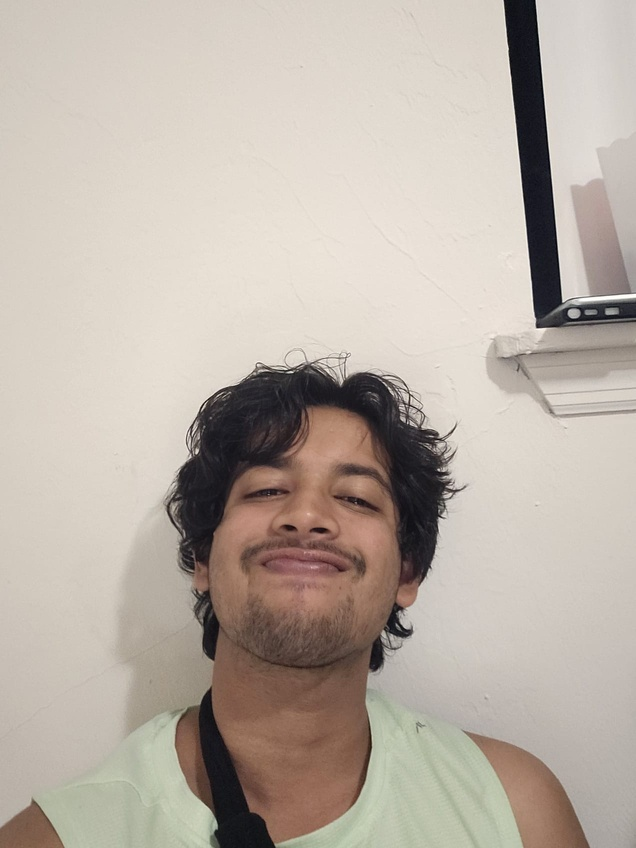
#> input picture Computer_vision/img2.jpeg, 636 x 848 px, shrunk from 1272 x 1696 before the run
$ python 3rd.py
#> lines starting #> are read from the running program, lines starting #| are printed output that depends on the picture
import cv2
import numpy as np
import matplotlib.pyplot as plt

# Load your images A and B (replace 'image_A.jpg' and 'image_B.jpg' with your image file paths)
image_A = cv2.imread('img2.jpeg', cv2.IMREAD_GRAYSCALE)
#> image_A: shape (848, 636); min 0, max 255, mean 178.2
image_B = cv2.imread('img3.jpeg', cv2.IMREAD_GRAYSCALE)
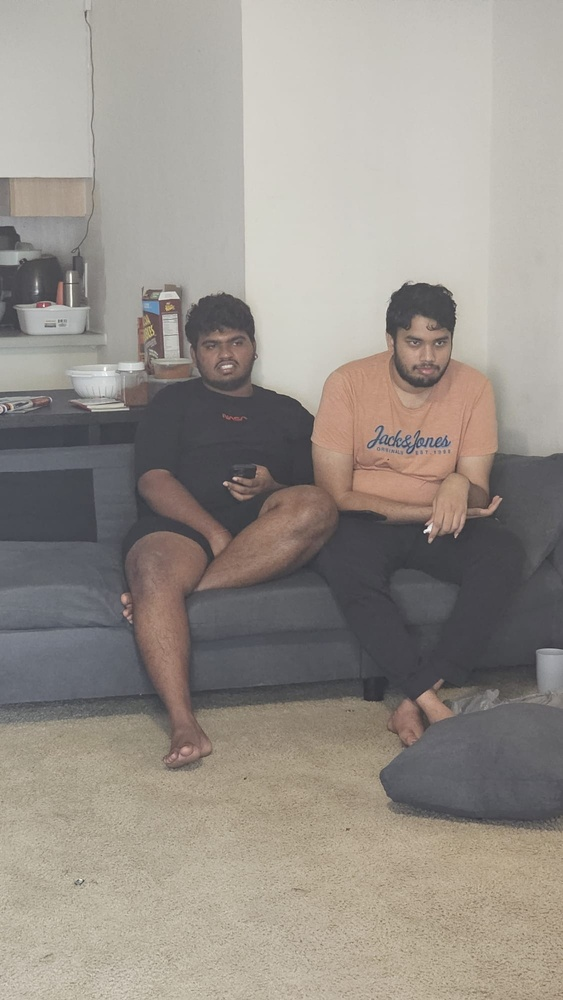
#> input picture Computer_vision/img3.jpeg, 563 x 1000 px, shrunk from 1126 x 2000 before the run
#> image_B: shape (1000, 563); min 43, max 255, mean 146.2

# Compute the Fourier Transform of images A and B
ft_A = np.fft.fft2(image_A)
ft_B = np.fft.fft2(image_B)

# Calculate the magnitude and phase of the Fourier Transform
magnitude_A = np.abs(ft_A)
phase_A = np.angle(ft_A)
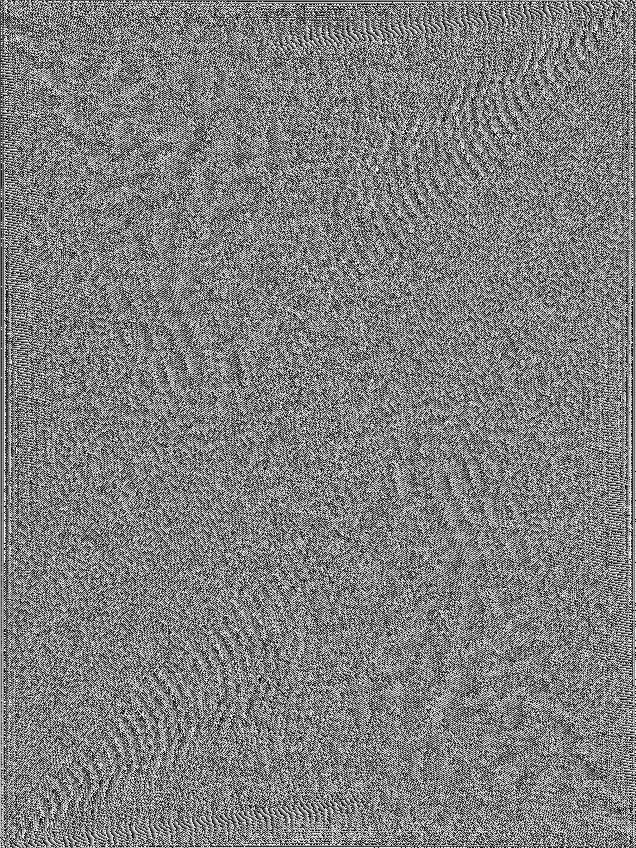
#> phase_A: shape (848, 636) float64; min -3.14, max 3.14, mean 5.83e-06; drawn with min black and max white
magnitude_B = np.abs(ft_B)
phase_B = np.angle(ft_B)
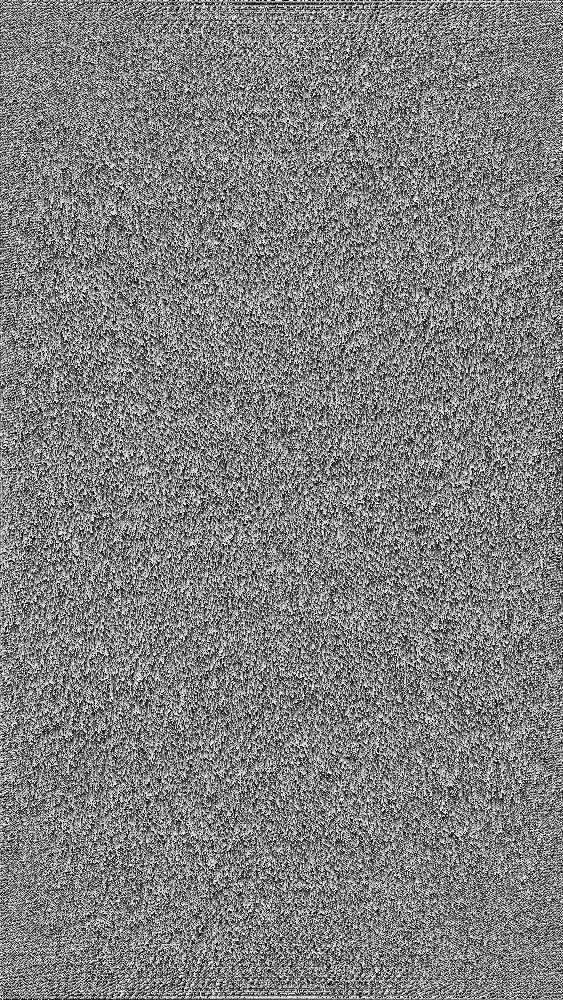
#> phase_B: shape (1000, 563) float64; min -3.14, max 3.14, mean -2.54e-17; drawn with min black and max white

# Scale up phase images to visualize content
scaled_phase_A = (phase_A - phase_A.min()) / (phase_A.max() - phase_A.min()) * 255
scaled_phase_B = (phase_B - phase_B.min()) / (phase_B.max() - phase_B.min()) * 255

# Create magnitude-only and phase-only reconstructions
magnitude_only_A = np.fft.ifft2(magnitude_A * np.exp(1j * np.zeros_like(phase_A))).real
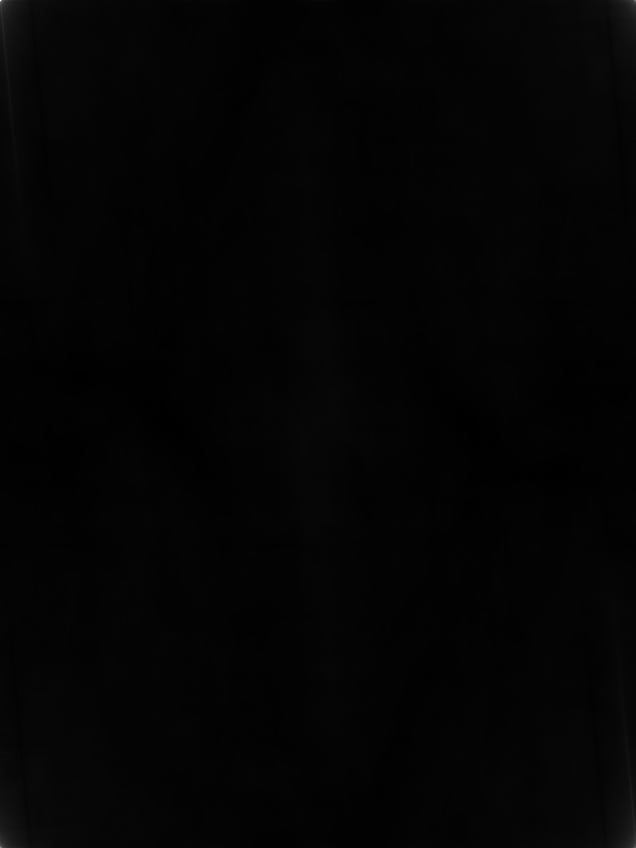
#> magnitude_only_A: shape (848, 636) float64; min 84.71, max 5685.6, mean 178.2; drawn with min black and max white
phase_only_A = np.fft.ifft2(np.ones_like(magnitude_A) * np.exp(1j * scaled_phase_A)).real
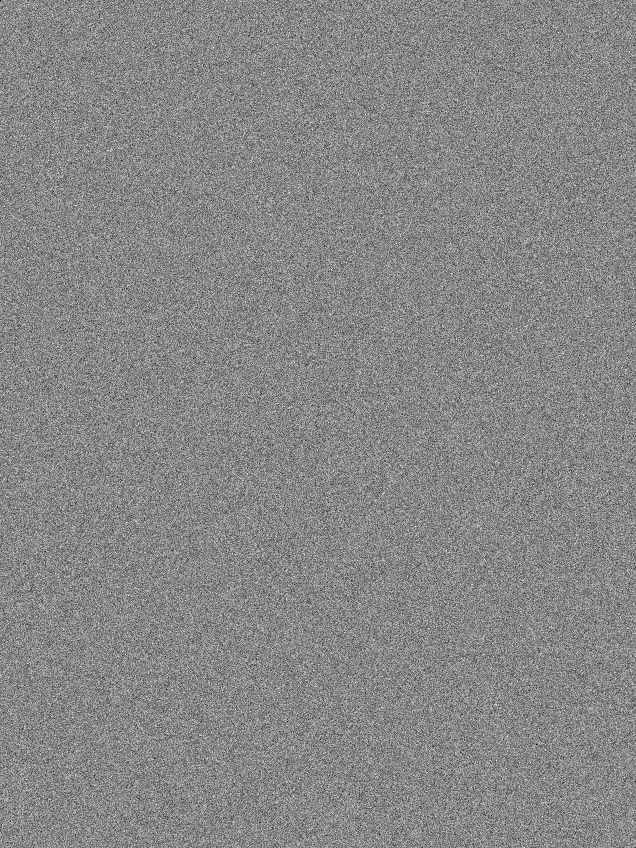
#> phase_only_A: shape (848, 636) float64; min -0.00184, max 0.00162, mean -4.86e-07; drawn with min black and max white
magnitude_only_B = np.fft.ifft2(magnitude_B * np.exp(1j * np.zeros_like(phase_B))).real
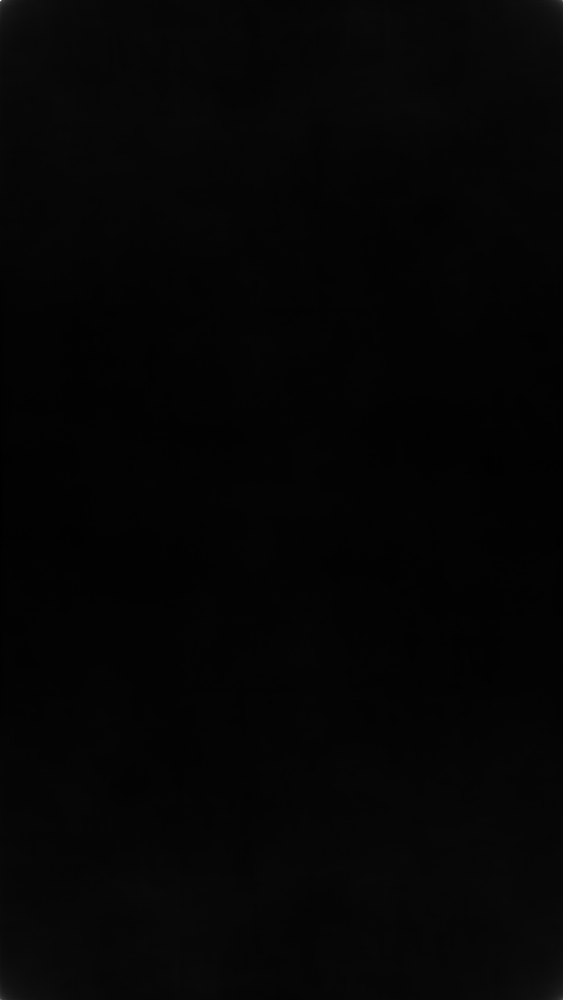
#> magnitude_only_B: shape (1000, 563) float64; min 41.93, max 5120.6, mean 146.2; drawn with min black and max white
phase_only_B = np.fft.ifft2(np.ones_like(magnitude_B) * np.exp(1j * scaled_phase_B)).real
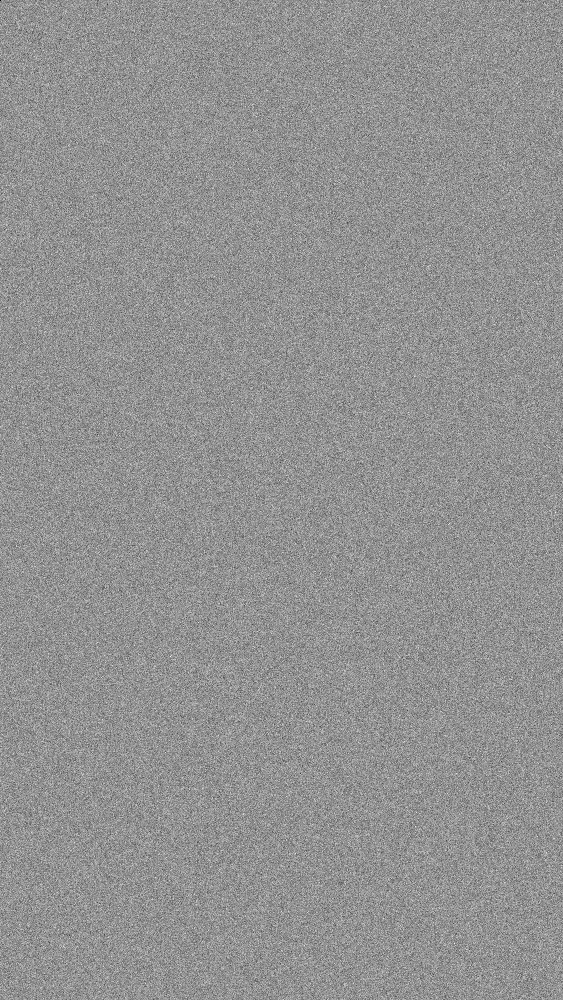
#> phase_only_B: shape (1000, 563) float64; min -0.00245, max 0.00182, mean -4.66e-07; drawn with min black and max white

# Display the results
plt.figure(figsize=(10, 6))

plt.subplot(2, 3, 1)
plt.imshow(image_A, cmap='gray')
plt.title('Image A')

plt.subplot(2, 3, 2)
plt.imshow(magnitude_only_A, cmap='gray')
plt.title('Magnitude-only Reconstruction A')

plt.subplot(2, 3, 3)
plt.imshow(phase_only_A, cmap='gray')
plt.title('Phase-only Reconstruction A')

plt.subplot(2, 3, 4)
plt.imshow(image_B, cmap='gray')
plt.title('Image B')

plt.subplot(2, 3, 5)
plt.imshow(magnitude_only_B, cmap='gray')
plt.title('Magnitude-only Reconstruction B')

plt.subplot(2, 3, 6)
plt.imshow(phase_only_B, cmap='gray')
plt.title('Phase-only Reconstruction B')

plt.tight_layout()
plt.show()
